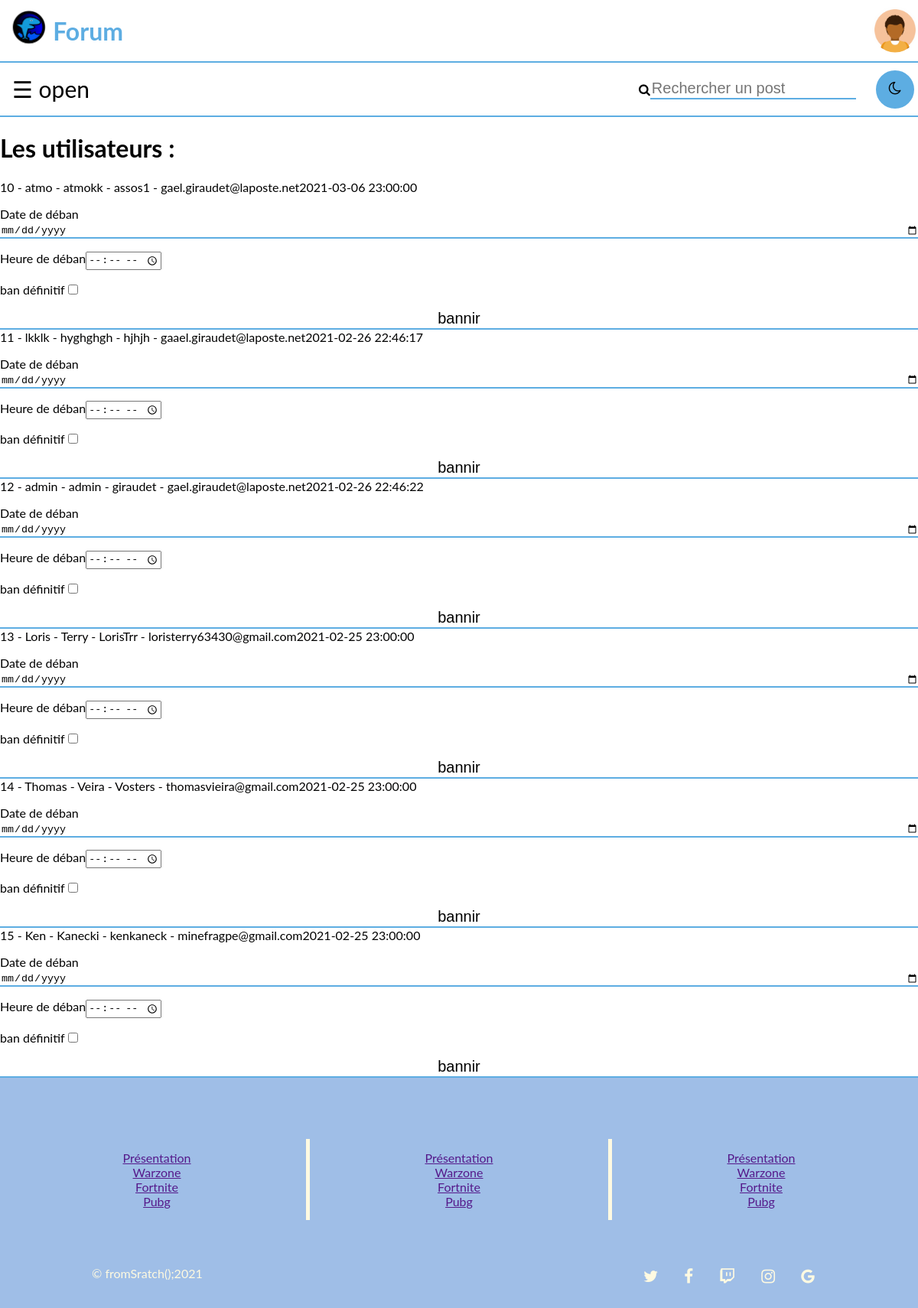
/index.php?p=admin (signed in), run on an earlier commit of the app's database.
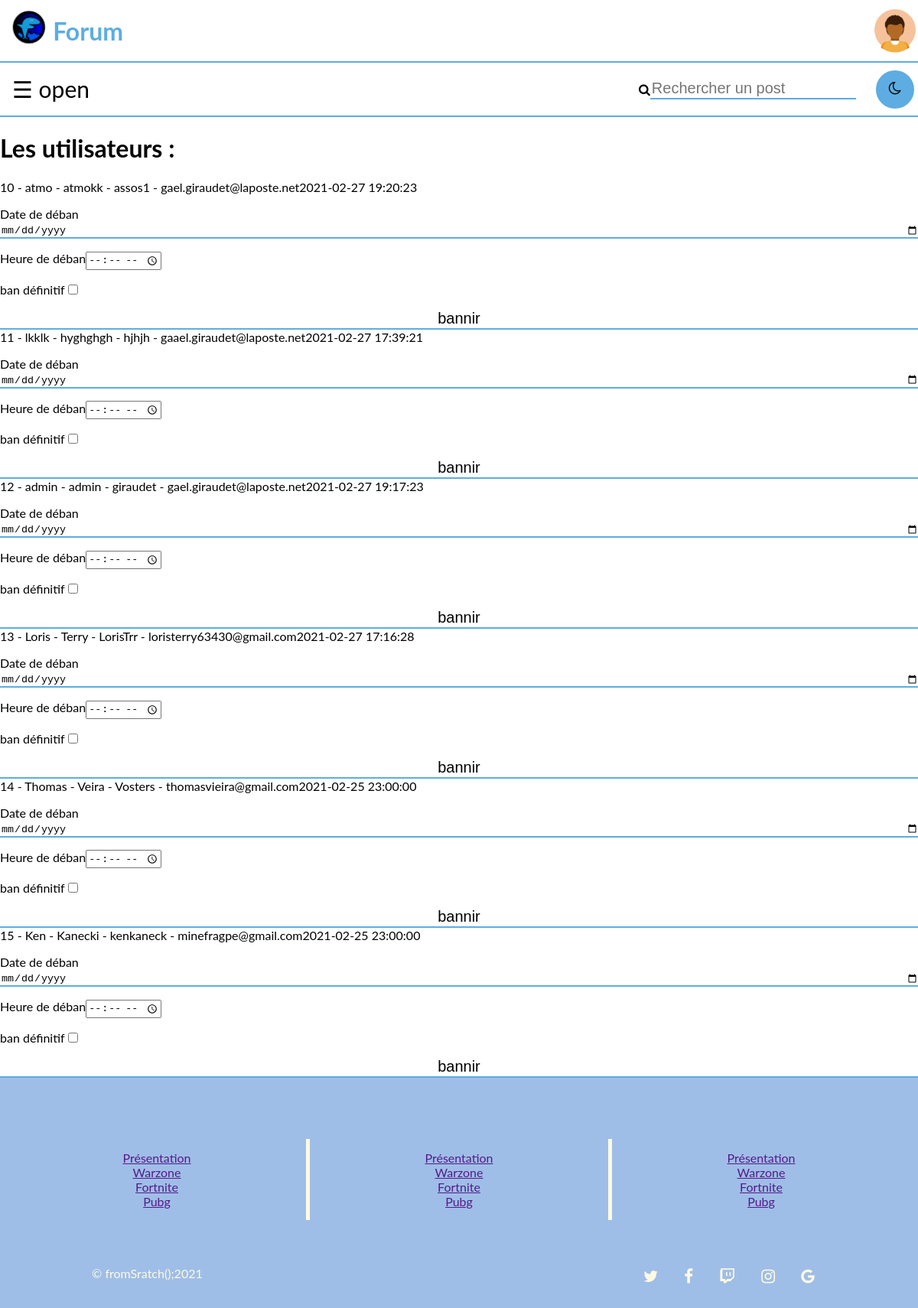
And on a later commit of the database.
### tables this page shows
CREATE TABLE `utilisateur` (
  `id` bigint(20) NOT NULL,
  `surname` varchar(30) NOT NULL,
  `name` varchar(30) NOT NULL,
  `username` varchar(40) NOT NULL,
  `mail` varchar(150) NOT NULL,
  `password` varchar(100) NOT NULL,
  `birthday` date NOT NULL,
  `avatar` text NOT NULL,
  `id_droit` int(11) NOT NULL,
  `date_deban` timestamp NOT NULL DEFAULT current_timestamp()
);

### controlers/admin.php (called while the page is built)
<?php
	require 'view/header_index.php';
	require 'models/function_avatar.php';
	$result_m = all_user ($bdd);
	require 'view/main_all_user.php';
	require 'view/footer_index.php';

### models/function_avatar.php (called while the page is built, shortened)
<?php
function all_user ($bdd){
	$reponse = $bdd->prepare('SELECT * FROM utilisateur order by id asc ');
	$reponse->execute(array( ));
	$result = $reponse->fetchAll();
	return $result;
}
?>

### view/main_all_user.php (the view, shortened to what this page needs)
<div class="post">
					<h1> Les utilisateurs : </h1>
					<?php
						foreach ($result_m as $result){
							echo $result['id'].' - '.$result['surname']. ' - ' .$result['name']. ' - ' .$result['username']. ' - ' .$result['mail'];
                            echo $result['date_deban'] ;
                            if($result['id_droit'] != 1){
                            echo '<form action="index.php?p=bannir&id='.$result['id'].'" method="POST">
                            <p> Date de déban<input  type="date" name="date_ban" ></p>
                            <p> Heure de déban<input  type="time" name="heur_ban" ></p>
                            <p> ban définitif<input type="checkbox" name="ban_def" ></p>
                            <input type="submit" id="submit" value="bannir">
                            </form>';
                            }
						}
					?>
</div>
</main>

What changed in the data, as far as the page shows it:
changed utilisateur "atmo": date_deban "2021-03-06 23:00:00" → "2021-02-27 19:20:23"
changed utilisateur "lkklk": date_deban "2021-02-26 22:46:17" → "2021-02-27 17:39:21"
changed utilisateur "admin": date_deban "2021-02-26 22:46:22" → "2021-02-27 19:17:23"
changed utilisateur "Loris": date_deban "2021-02-25 23:00:00" → "2021-02-27 17:16:28"
